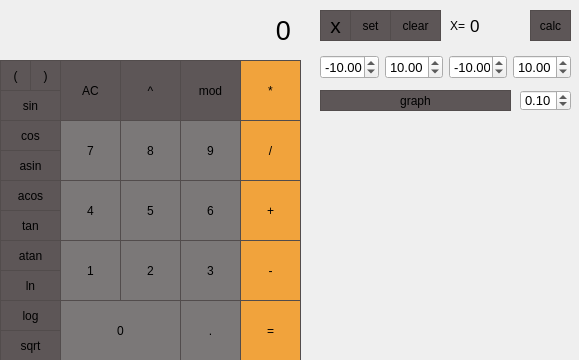
<?xml version="1.0" encoding="UTF-8"?>
<ui version="4.0">
 <class>MainWindow</class>
 <widget class="QMainWindow" name="MainWindow">
  <property name="enabled">
   <bool>true</bool>
  </property>
  <property name="geometry">
   <rect>
    <x>0</x>
    <y>0</y>
    <width>579</width>
    <height>360</height>
   </rect>
  </property>
  <property name="windowTitle">
   <string>MainWindow</string>
  </property>
  <widget class="QWidget" name="centralwidget">
   <widget class="QLabel" name="result_show">
    <property name="geometry">
     <rect>
      <x>10</x>
      <y>0</y>
      <width>281</width>
      <height>61</height>
     </rect>
    </property>
    <property name="font">
     <font>
      <pointsize>20</pointsize>
     </font>
    </property>
    <property name="styleSheet">
     <string notr="true">QLabel {
  qproperty-alignment: 'AlignVCenter | AlignRight';
}

background-color : rgb(82, 76, 75);</string>
    </property>
    <property name="text">
     <string>0</string>
    </property>
    <property name="alignment">
     <set>Qt::AlignRight|Qt::AlignTrailing|Qt::AlignVCenter</set>
    </property>
   </widget>
   <widget class="QPushButton" name="pushButton_ac">
    <property name="geometry">
     <rect>
      <x>60</x>
      <y>60</y>
      <width>61</width>
      <height>61</height>
     </rect>
    </property>
    <property name="styleSheet">
     <string notr="true">QPushButton {
  background-color: rgb(93, 86, 87);
  border: 1px solid rgb(82, 76, 76);
}
QPushButton:pressed {
    background-color: qlineargradient(x1: 0, y1: 0, x2: 0, y2: 1,
                                      stop: 0 #BEBEBE, stop: 1 #D7D7D7);
}</string>
    </property>
    <property name="text">
     <string>AC</string>
    </property>
   </widget>
   <widget class="QPushButton" name="pushButton_pow">
    <property name="geometry">
     <rect>
      <x>120</x>
      <y>60</y>
      <width>61</width>
      <height>61</height>
     </rect>
    </property>
    <property name="styleSheet">
     <string notr="true">QPushButton {
  background-color: rgb(93, 86, 87);
  border: 1px solid rgb(82, 76, 76);
}
QPushButton:pressed {
    background-color: qlineargradient(x1: 0, y1: 0, x2: 0, y2: 1,
                                      stop: 0 #BEBEBE, stop: 1 #D7D7D7);
}</string>
    </property>
    <property name="text">
     <string>^</string>
    </property>
   </widget>
   <widget class="QPushButton" name="pushButton_mod">
    <property name="geometry">
     <rect>
      <x>180</x>
      <y>60</y>
      <width>61</width>
      <height>61</height>
     </rect>
    </property>
    <property name="styleSheet">
     <string notr="true">QPushButton {
  background-color: rgb(93, 86, 87);
  border: 1px solid rgb(82, 76, 76);
}
QPushButton:pressed {
    background-color: qlineargradient(x1: 0, y1: 0, x2: 0, y2: 1,
                                      stop: 0 #BEBEBE, stop: 1 #D7D7D7);
}</string>
    </property>
    <property name="text">
     <string>mod</string>
    </property>
   </widget>
   <widget class="QPushButton" name="pushButton_mult">
    <property name="geometry">
     <rect>
      <x>240</x>
      <y>60</y>
      <width>61</width>
      <height>61</height>
     </rect>
    </property>
    <property name="styleSheet">
     <string notr="true">QPushButton {
  background-color: rgb(241, 163, 60);
  border: 1px solid rgb(82, 76, 76);
}
QPushButton:pressed {
    background-color: qlineargradient(x1: 0, y1: 0, x2: 0, y2: 1,
                                      stop: 0 #BEBEBE, stop: 1 #D7D7D7);
}</string>
    </property>
    <property name="text">
     <string>*</string>
    </property>
   </widget>
   <widget class="QPushButton" name="pushButton_div">
    <property name="geometry">
     <rect>
      <x>240</x>
      <y>120</y>
      <width>61</width>
      <height>61</height>
     </rect>
    </property>
    <property name="styleSheet">
     <string notr="true">QPushButton {
  background-color: rgb(241, 163, 60);
  border: 1px solid rgb(82, 76, 76);
}
QPushButton:pressed {
    background-color: qlineargradient(x1: 0, y1: 0, x2: 0, y2: 1,
                                      stop: 0 #BEBEBE, stop: 1 #D7D7D7);
}</string>
    </property>
    <property name="text">
     <string>/</string>
    </property>
   </widget>
   <widget class="QPushButton" name="pushButton_7">
    <property name="geometry">
     <rect>
      <x>60</x>
      <y>120</y>
      <width>61</width>
      <height>61</height>
     </rect>
    </property>
    <property name="styleSheet">
     <string notr="true">QPushButton {
  background-color: rgb(123, 120, 120);
  border: 1px solid rgb(82, 76, 76);
}
QPushButton:pressed {
    background-color: qlineargradient(x1: 0, y1: 0, x2: 0, y2: 1,
                                      stop: 0 #BEBEBE, stop: 1 #D7D7D7);
}</string>
    </property>
    <property name="text">
     <string>7</string>
    </property>
   </widget>
   <widget class="QPushButton" name="pushButton_8">
    <property name="geometry">
     <rect>
      <x>120</x>
      <y>120</y>
      <width>61</width>
      <height>61</height>
     </rect>
    </property>
    <property name="styleSheet">
     <string notr="true">QPushButton {
  background-color: rgb(123, 120, 120);
  border: 1px solid rgb(82, 76, 76);
}
QPushButton:pressed {
    background-color: qlineargradient(x1: 0, y1: 0, x2: 0, y2: 1,
                                      stop: 0 #BEBEBE, stop: 1 #D7D7D7);
}</string>
    </property>
    <property name="text">
     <string>8</string>
    </property>
   </widget>
   <widget class="QPushButton" name="pushButton_9">
    <property name="geometry">
     <rect>
      <x>180</x>
      <y>120</y>
      <width>61</width>
      <height>61</height>
     </rect>
    </property>
    <property name="styleSheet">
     <string notr="true">QPushButton {
  background-color: rgb(123, 120, 120);
  border: 1px solid rgb(82, 76, 76);
}
QPushButton:pressed {
    background-color: qlineargradient(x1: 0, y1: 0, x2: 0, y2: 1,
                                      stop: 0 #BEBEBE, stop: 1 #D7D7D7);
}</string>
    </property>
    <property name="text">
     <string>9</string>
    </property>
   </widget>
   <widget class="QPushButton" name="pushButton_1">
    <property name="geometry">
     <rect>
      <x>60</x>
      <y>240</y>
      <width>61</width>
      <height>61</height>
     </rect>
    </property>
    <property name="styleSheet">
     <string notr="true">QPushButton {
  background-color: rgb(123, 120, 120);
  border: 1px solid rgb(82, 76, 76);
}
QPushButton:pressed {
    background-color: qlineargradient(x1: 0, y1: 0, x2: 0, y2: 1,
                                      stop: 0 #BEBEBE, stop: 1 #D7D7D7);
}</string>
    </property>
    <property name="text">
     <string>1</string>
    </property>
   </widget>
   <widget class="QPushButton" name="pushButton_2">
    <property name="geometry">
     <rect>
      <x>120</x>
      <y>240</y>
      <width>61</width>
      <height>61</height>
     </rect>
    </property>
    <property name="styleSheet">
     <string notr="true">QPushButton {
  background-color: rgb(123, 120, 120);
  border: 1px solid rgb(82, 76, 76);
}
QPushButton:pressed {
    background-color: qlineargradient(x1: 0, y1: 0, x2: 0, y2: 1,
                                      stop: 0 #BEBEBE, stop: 1 #D7D7D7);
}</string>
    </property>
    <property name="text">
     <string>2</string>
    </property>
   </widget>
   <widget class="QPushButton" name="pushButton_minus">
    <property name="geometry">
     <rect>
      <x>240</x>
      <y>240</y>
      <width>61</width>
      <height>61</height>
     </rect>
    </property>
    <property name="styleSheet">
     <string notr="true">QPushButton {
  background-color: rgb(241, 163, 60);
  border: 1px solid rgb(82, 76, 76);
}
QPushButton:pressed {
    background-color: qlineargradient(x1: 0, y1: 0, x2: 0, y2: 1,
                                      stop: 0 #BEBEBE, stop: 1 #D7D7D7);
}</string>
    </property>
    <property name="text">
     <string>-</string>
    </property>
   </widget>
   <widget class="QPushButton" name="pushButton_4">
    <property name="geometry">
     <rect>
      <x>60</x>
      <y>180</y>
      <width>61</width>
      <height>61</height>
     </rect>
    </property>
    <property name="styleSheet">
     <string notr="true">QPushButton {
  background-color: rgb(123, 120, 120);
  border: 1px solid rgb(82, 76, 76);
}
QPushButton:pressed {
    background-color: qlineargradient(x1: 0, y1: 0, x2: 0, y2: 1,
                                      stop: 0 #BEBEBE, stop: 1 #D7D7D7);
}</string>
    </property>
    <property name="text">
     <string>4</string>
    </property>
   </widget>
   <widget class="QPushButton" name="pushButton_3">
    <property name="geometry">
     <rect>
      <x>180</x>
      <y>240</y>
      <width>61</width>
      <height>61</height>
     </rect>
    </property>
    <property name="styleSheet">
     <string notr="true">QPushButton {
  background-color: rgb(123, 120, 120);
  border: 1px solid rgb(82, 76, 76);
}
QPushButton:pressed {
    background-color: qlineargradient(x1: 0, y1: 0, x2: 0, y2: 1,
                                      stop: 0 #BEBEBE, stop: 1 #D7D7D7);
}</string>
    </property>
    <property name="text">
     <string>3</string>
    </property>
   </widget>
   <widget class="QPushButton" name="pushButton_plus">
    <property name="geometry">
     <rect>
      <x>240</x>
      <y>180</y>
      <width>61</width>
      <height>61</height>
     </rect>
    </property>
    <property name="styleSheet">
     <string notr="true">QPushButton {
  background-color: rgb(241, 163, 60);
  border: 1px solid rgb(82, 76, 76);
}
QPushButton:pressed {
    background-color: qlineargradient(x1: 0, y1: 0, x2: 0, y2: 1,
                                      stop: 0 #BEBEBE, stop: 1 #D7D7D7);
}</string>
    </property>
    <property name="text">
     <string>+</string>
    </property>
   </widget>
   <widget class="QPushButton" name="pushButton_5">
    <property name="geometry">
     <rect>
      <x>120</x>
      <y>180</y>
      <width>61</width>
      <height>61</height>
     </rect>
    </property>
    <property name="styleSheet">
     <string notr="true">QPushButton {
  background-color: rgb(123, 120, 120);
  border: 1px solid rgb(82, 76, 76);
}
QPushButton:pressed {
    background-color: qlineargradient(x1: 0, y1: 0, x2: 0, y2: 1,
                                      stop: 0 #BEBEBE, stop: 1 #D7D7D7);
}</string>
    </property>
    <property name="text">
     <string>5</string>
    </property>
   </widget>
   <widget class="QPushButton" name="pushButton_6">
    <property name="geometry">
     <rect>
      <x>180</x>
      <y>180</y>
      <width>61</width>
      <height>61</height>
     </rect>
    </property>
    <property name="styleSheet">
     <string notr="true">QPushButton {
  background-color: rgb(123, 120, 120);
  border: 1px solid rgb(82, 76, 76);
}
QPushButton:pressed {
    background-color: qlineargradient(x1: 0, y1: 0, x2: 0, y2: 1,
                                      stop: 0 #BEBEBE, stop: 1 #D7D7D7);
}</string>
    </property>
    <property name="text">
     <string>6</string>
    </property>
   </widget>
   <widget class="QPushButton" name="pushButton_eq">
    <property name="geometry">
     <rect>
      <x>240</x>
      <y>300</y>
      <width>61</width>
      <height>61</height>
     </rect>
    </property>
    <property name="styleSheet">
     <string notr="true">QPushButton {
  background-color: rgb(241, 163, 60);
  border: 1px solid rgb(82, 76, 76);
}
QPushButton:pressed {
    background-color: qlineargradient(x1: 0, y1: 0, x2: 0, y2: 1,
                                      stop: 0 #BEBEBE, stop: 1 #D7D7D7);
}</string>
    </property>
    <property name="text">
     <string>=</string>
    </property>
   </widget>
   <widget class="QPushButton" name="pushButton_0">
    <property name="geometry">
     <rect>
      <x>60</x>
      <y>300</y>
      <width>121</width>
      <height>61</height>
     </rect>
    </property>
    <property name="styleSheet">
     <string notr="true">QPushButton {
  background-color: rgb(123, 120, 120);
  border: 1px solid rgb(82, 76, 76);
}
QPushButton:pressed {
    background-color: qlineargradient(x1: 0, y1: 0, x2: 0, y2: 1,
                                      stop: 0 #BEBEBE, stop: 1 #D7D7D7);
}</string>
    </property>
    <property name="text">
     <string>0</string>
    </property>
   </widget>
   <widget class="QPushButton" name="pushButton_dot">
    <property name="geometry">
     <rect>
      <x>180</x>
      <y>300</y>
      <width>61</width>
      <height>61</height>
     </rect>
    </property>
    <property name="styleSheet">
     <string notr="true">QPushButton {
  background-color: rgb(123, 120, 120);
  border: 1px solid rgb(82, 76, 76);
}
QPushButton:pressed {
    background-color: qlineargradient(x1: 0, y1: 0, x2: 0, y2: 1,
                                      stop: 0 #BEBEBE, stop: 1 #D7D7D7);
}</string>
    </property>
    <property name="text">
     <string>.</string>
    </property>
   </widget>
   <widget class="QPushButton" name="pushButton_sin">
    <property name="geometry">
     <rect>
      <x>0</x>
      <y>90</y>
      <width>61</width>
      <height>31</height>
     </rect>
    </property>
    <property name="styleSheet">
     <string notr="true">QPushButton {
  background-color: rgb(93, 86, 87);
  border: 1px solid rgb(82, 76, 76);
}
QPushButton:pressed {
    background-color: qlineargradient(x1: 0, y1: 0, x2: 0, y2: 1,
                                      stop: 0 #BEBEBE, stop: 1 #D7D7D7);
}</string>
    </property>
    <property name="text">
     <string>sin</string>
    </property>
   </widget>
   <widget class="QPushButton" name="pushButton_cos">
    <property name="geometry">
     <rect>
      <x>0</x>
      <y>120</y>
      <width>61</width>
      <height>31</height>
     </rect>
    </property>
    <property name="styleSheet">
     <string notr="true">QPushButton {
  background-color: rgb(93, 86, 87);
  border: 1px solid rgb(82, 76, 76);
}
QPushButton:pressed {
    background-color: qlineargradient(x1: 0, y1: 0, x2: 0, y2: 1,
                                      stop: 0 #BEBEBE, stop: 1 #D7D7D7);
}</string>
    </property>
    <property name="text">
     <string>cos</string>
    </property>
   </widget>
   <widget class="QPushButton" name="pushButton_acos">
    <property name="geometry">
     <rect>
      <x>0</x>
      <y>180</y>
      <width>61</width>
      <height>31</height>
     </rect>
    </property>
    <property name="styleSheet">
     <string notr="true">QPushButton {
  background-color: rgb(93, 86, 87);
  border: 1px solid rgb(82, 76, 76);
}
QPushButton:pressed {
    background-color: qlineargradient(x1: 0, y1: 0, x2: 0, y2: 1,
                                      stop: 0 #BEBEBE, stop: 1 #D7D7D7);
}</string>
    </property>
    <property name="text">
     <string>acos</string>
    </property>
   </widget>
   <widget class="QPushButton" name="pushButton_asin">
    <property name="geometry">
     <rect>
      <x>0</x>
      <y>150</y>
      <width>61</width>
      <height>31</height>
     </rect>
    </property>
    <property name="styleSheet">
     <string notr="true">QPushButton {
  background-color: rgb(93, 86, 87);
  border: 1px solid rgb(82, 76, 76);
}
QPushButton:pressed {
    background-color: qlineargradient(x1: 0, y1: 0, x2: 0, y2: 1,
                                      stop: 0 #BEBEBE, stop: 1 #D7D7D7);
}</string>
    </property>
    <property name="text">
     <string>asin</string>
    </property>
   </widget>
   <widget class="QPushButton" name="pushButton_ln">
    <property name="geometry">
     <rect>
      <x>0</x>
      <y>270</y>
      <width>61</width>
      <height>31</height>
     </rect>
    </property>
    <property name="styleSheet">
     <string notr="true">QPushButton {
  background-color: rgb(93, 86, 87);
  border: 1px solid rgb(82, 76, 76);
}
QPushButton:pressed {
    background-color: qlineargradient(x1: 0, y1: 0, x2: 0, y2: 1,
                                      stop: 0 #BEBEBE, stop: 1 #D7D7D7);
}</string>
    </property>
    <property name="text">
     <string>ln</string>
    </property>
   </widget>
   <widget class="QPushButton" name="pushButton_log">
    <property name="geometry">
     <rect>
      <x>0</x>
      <y>300</y>
      <width>61</width>
      <height>31</height>
     </rect>
    </property>
    <property name="styleSheet">
     <string notr="true">QPushButton {
  background-color: rgb(93, 86, 87);
  border: 1px solid rgb(82, 76, 76);
}
QPushButton:pressed {
    background-color: qlineargradient(x1: 0, y1: 0, x2: 0, y2: 1,
                                      stop: 0 #BEBEBE, stop: 1 #D7D7D7);
}</string>
    </property>
    <property name="text">
     <string>log</string>
    </property>
   </widget>
   <widget class="QPushButton" name="pushButton_atan">
    <property name="geometry">
     <rect>
      <x>0</x>
      <y>240</y>
      <width>61</width>
      <height>31</height>
     </rect>
    </property>
    <property name="styleSheet">
     <string notr="true">QPushButton {
  background-color: rgb(93, 86, 87);
  border: 1px solid rgb(82, 76, 76);
}
QPushButton:pressed {
    background-color: qlineargradient(x1: 0, y1: 0, x2: 0, y2: 1,
                                      stop: 0 #BEBEBE, stop: 1 #D7D7D7);
}</string>
    </property>
    <property name="text">
     <string>atan</string>
    </property>
   </widget>
   <widget class="QPushButton" name="pushButton_tan">
    <property name="geometry">
     <rect>
      <x>0</x>
      <y>210</y>
      <width>61</width>
      <height>31</height>
     </rect>
    </property>
    <property name="styleSheet">
     <string notr="true">QPushButton {
  background-color: rgb(93, 86, 87);
  border: 1px solid rgb(82, 76, 76);
}
QPushButton:pressed {
    background-color: qlineargradient(x1: 0, y1: 0, x2: 0, y2: 1,
                                      stop: 0 #BEBEBE, stop: 1 #D7D7D7);
}</string>
    </property>
    <property name="text">
     <string>tan</string>
    </property>
   </widget>
   <widget class="QPushButton" name="pushButton_ob">
    <property name="geometry">
     <rect>
      <x>0</x>
      <y>60</y>
      <width>31</width>
      <height>31</height>
     </rect>
    </property>
    <property name="styleSheet">
     <string notr="true">QPushButton {
  background-color: rgb(93, 86, 87);
  border: 1px solid rgb(82, 76, 76);
}
QPushButton:pressed {
    background-color: qlineargradient(x1: 0, y1: 0, x2: 0, y2: 1,
                                      stop: 0 #BEBEBE, stop: 1 #D7D7D7);
}</string>
    </property>
    <property name="text">
     <string>(</string>
    </property>
   </widget>
   <widget class="QPushButton" name="pushButton_cb">
    <property name="geometry">
     <rect>
      <x>30</x>
      <y>60</y>
      <width>31</width>
      <height>31</height>
     </rect>
    </property>
    <property name="styleSheet">
     <string notr="true">QPushButton {
  background-color: rgb(93, 86, 87);
  border: 1px solid rgb(82, 76, 76);
}
QPushButton:pressed {
    background-color: qlineargradient(x1: 0, y1: 0, x2: 0, y2: 1,
                                      stop: 0 #BEBEBE, stop: 1 #D7D7D7);
}</string>
    </property>
    <property name="text">
     <string>)</string>
    </property>
   </widget>
   <widget class="QPushButton" name="pushButton_x">
    <property name="geometry">
     <rect>
      <x>320</x>
      <y>10</y>
      <width>31</width>
      <height>31</height>
     </rect>
    </property>
    <property name="font">
     <font>
      <pointsize>16</pointsize>
     </font>
    </property>
    <property name="styleSheet">
     <string notr="true">QPushButton {
  background-color: rgb(93, 86, 87);
  border: 1px solid rgb(82, 76, 76);
}
QPushButton:pressed {
    background-color: qlineargradient(x1: 0, y1: 0, x2: 0, y2: 1,
                                      stop: 0 #BEBEBE, stop: 1 #D7D7D7);
}</string>
    </property>
    <property name="text">
     <string>x</string>
    </property>
   </widget>
   <widget class="QPushButton" name="pushButton_sqrt">
    <property name="geometry">
     <rect>
      <x>0</x>
      <y>330</y>
      <width>61</width>
      <height>31</height>
     </rect>
    </property>
    <property name="styleSheet">
     <string notr="true">QPushButton {
  background-color: rgb(93, 86, 87);
  border: 1px solid rgb(82, 76, 76);
}
QPushButton:pressed {
    background-color: qlineargradient(x1: 0, y1: 0, x2: 0, y2: 1,
                                      stop: 0 #BEBEBE, stop: 1 #D7D7D7);
}</string>
    </property>
    <property name="text">
     <string>sqrt</string>
    </property>
   </widget>
   <widget class="QLabel" name="x_g">
    <property name="geometry">
     <rect>
      <x>470</x>
      <y>10</y>
      <width>51</width>
      <height>31</height>
     </rect>
    </property>
    <property name="font">
     <font>
      <pointsize>13</pointsize>
     </font>
    </property>
    <property name="styleSheet">
     <string notr="true">QPushButton {
  background-color: rgb(232, 231, 233);
  border: 1px solid rgb(82, 76, 76);
}</string>
    </property>
    <property name="text">
     <string>0</string>
    </property>
   </widget>
   <widget class="QPushButton" name="pushButton_set_x">
    <property name="geometry">
     <rect>
      <x>350</x>
      <y>10</y>
      <width>41</width>
      <height>31</height>
     </rect>
    </property>
    <property name="styleSheet">
     <string notr="true">QPushButton {
  background-color: rgb(93, 86, 87);
  border: 1px solid rgb(82, 76, 76);
}
QPushButton:pressed {
    background-color: qlineargradient(x1: 0, y1: 0, x2: 0, y2: 1,
                                      stop: 0 #BEBEBE, stop: 1 #D7D7D7);
}</string>
    </property>
    <property name="text">
     <string>set</string>
    </property>
   </widget>
   <widget class="QPushButton" name="pushButton_clear_x">
    <property name="geometry">
     <rect>
      <x>390</x>
      <y>10</y>
      <width>51</width>
      <height>31</height>
     </rect>
    </property>
    <property name="styleSheet">
     <string notr="true">QPushButton {
  background-color: rgb(93, 86, 87);
  border: 1px solid rgb(82, 76, 76);
}
QPushButton:pressed {
    background-color: qlineargradient(x1: 0, y1: 0, x2: 0, y2: 1,
                                      stop: 0 #BEBEBE, stop: 1 #D7D7D7);
}</string>
    </property>
    <property name="text">
     <string>clear</string>
    </property>
   </widget>
   <widget class="QPushButton" name="pushButton_graph">
    <property name="geometry">
     <rect>
      <x>320</x>
      <y>90</y>
      <width>191</width>
      <height>21</height>
     </rect>
    </property>
    <property name="styleSheet">
     <string notr="true">QPushButton {
  background-color: rgb(93, 86, 87);
  border: 1px solid rgb(82, 76, 76);
}
QPushButton:pressed {
    background-color: qlineargradient(x1: 0, y1: 0, x2: 0, y2: 1,
                                      stop: 0 #BEBEBE, stop: 1 #D7D7D7);
}</string>
    </property>
    <property name="text">
     <string>graph</string>
    </property>
   </widget>
   <widget class="QPushButton" name="pushButton_calc_x">
    <property name="geometry">
     <rect>
      <x>530</x>
      <y>10</y>
      <width>41</width>
      <height>31</height>
     </rect>
    </property>
    <property name="styleSheet">
     <string notr="true">QPushButton {
  background-color: rgb(93, 86, 87);
  border: 1px solid rgb(82, 76, 76);
}
QPushButton:pressed {
    background-color: qlineargradient(x1: 0, y1: 0, x2: 0, y2: 1,
                                      stop: 0 #BEBEBE, stop: 1 #D7D7D7);
}</string>
    </property>
    <property name="text">
     <string>calc</string>
    </property>
   </widget>
   <widget class="QLabel" name="label">
    <property name="geometry">
     <rect>
      <x>450</x>
      <y>10</y>
      <width>21</width>
      <height>31</height>
     </rect>
    </property>
    <property name="text">
     <string>X=</string>
    </property>
   </widget>
   <widget class="QCustomPlot" name="widget" native="true">
    <property name="geometry">
     <rect>
      <x>320</x>
      <y>120</y>
      <width>251</width>
      <height>241</height>
     </rect>
    </property>
   </widget>
   <widget class="QWidget" name="horizontalLayoutWidget">
    <property name="geometry">
     <rect>
      <x>320</x>
      <y>52</y>
      <width>251</width>
      <height>31</height>
     </rect>
    </property>
    <layout class="QHBoxLayout" name="horizontalLayout">
     <item>
      <widget class="QDoubleSpinBox" name="doubleSpinBox_x_min">
       <property name="font">
        <font>
         <pointsize>10</pointsize>
        </font>
       </property>
       <property name="minimum">
        <double>-1000000.000000000000000</double>
       </property>
       <property name="maximum">
        <double>1000000.000000000000000</double>
       </property>
       <property name="value">
        <double>-10.000000000000000</double>
       </property>
      </widget>
     </item>
     <item>
      <widget class="QDoubleSpinBox" name="doubleSpinBox_x_max">
       <property name="font">
        <font>
         <pointsize>10</pointsize>
        </font>
       </property>
       <property name="minimum">
        <double>-1000000.000000000000000</double>
       </property>
       <property name="maximum">
        <double>1000000.000000000000000</double>
       </property>
       <property name="value">
        <double>10.000000000000000</double>
       </property>
      </widget>
     </item>
     <item>
      <widget class="QDoubleSpinBox" name="doubleSpinBox_y_min">
       <property name="font">
        <font>
         <pointsize>10</pointsize>
        </font>
       </property>
       <property name="minimum">
        <double>-1000000.000000000000000</double>
       </property>
       <property name="maximum">
        <double>1000000.000000000000000</double>
       </property>
       <property name="value">
        <double>-10.000000000000000</double>
       </property>
      </widget>
     </item>
     <item>
      <widget class="QDoubleSpinBox" name="doubleSpinBox_y_max">
       <property name="font">
        <font>
         <pointsize>10</pointsize>
        </font>
       </property>
       <property name="minimum">
        <double>-1000000.000000000000000</double>
       </property>
       <property name="maximum">
        <double>1000000.000000000000000</double>
       </property>
       <property name="value">
        <double>10.000000000000000</double>
       </property>
      </widget>
     </item>
    </layout>
   </widget>
   <widget class="QDoubleSpinBox" name="doubleSpinBox_h">
    <property name="geometry">
     <rect>
      <x>520</x>
      <y>90</y>
      <width>51</width>
      <height>21</height>
     </rect>
    </property>
    <property name="font">
     <font>
      <pointsize>10</pointsize>
     </font>
    </property>
    <property name="minimum">
     <double>-1000000.000000000000000</double>
    </property>
    <property name="maximum">
     <double>1000000.000000000000000</double>
    </property>
    <property name="singleStep">
     <double>0.100000000000000</double>
    </property>
    <property name="value">
     <double>0.100000000000000</double>
    </property>
   </widget>
  </widget>
 </widget>
 <customwidgets>
  <customwidget>
   <class>QCustomPlot</class>
   <extends>QWidget</extends>
   <header>qcustomplot.h</header>
   <container>1</container>
  </customwidget>
 </customwidgets>
 <resources/>
 <connections/>
</ui>
